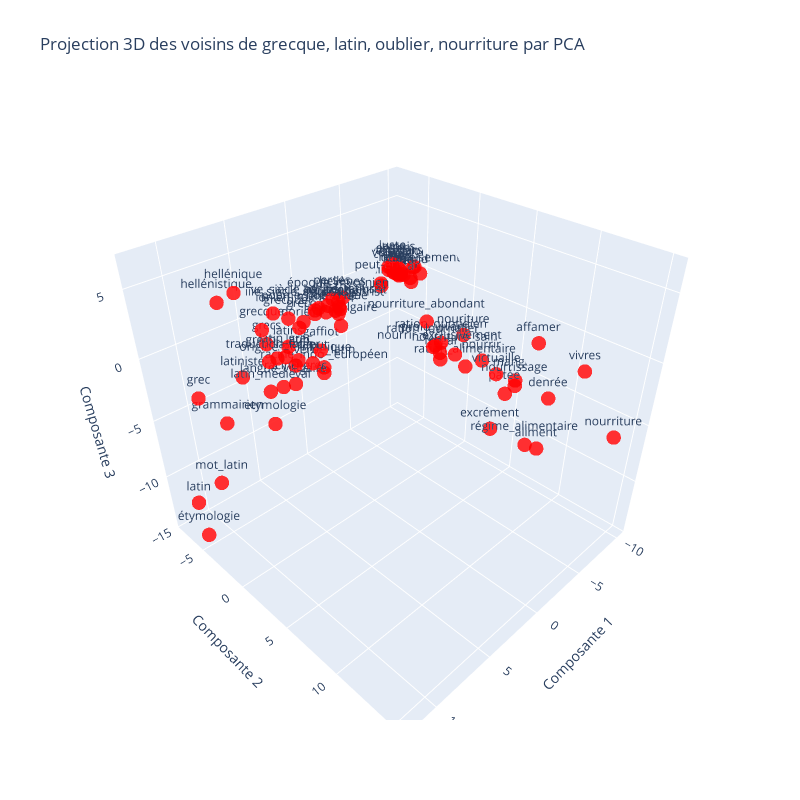

Source (notebook cell):
### Code cell
# Question 4c
display_dimred_neighbors(model, mots, n_components=3, topn=20, method='tsne', n_neighbors=10)

### Figure 1 — Plotly figure (JSON) as saved in the notebook; plotly's stock layout.template omitted (floating-point values rounded to 4 significant figures)
{"data": [{"marker": {"color": "rgba(255, 0, 0, 0.8)", "size": 5}, "mode": "markers+text", "text": ["dire", "excrément", "là", "nourrir", "jamais", "lui", "régime_alimentaire", "ne", "vouloir", "latin_médiéval", "ve_siècle_av_jésus-christ", "ionien", "achille_tatius", "grecquer", "proie_vivant", "iiie_siècle_av_jésus-christ", "hellénistique", "latiniser", "pâtée", "époque_mycénien", "etymologie", "affamer", "verbe_latin", "aliment", "car", "latiniste", "origine_germanique", "toujours", "nouriture", "penser", "ration_quotidien", "gréco-", "peut-être", "caput", "nourriture_abondant", "racine_indo-_européen", "vivres", "hellénique", "nourriture", "héraclée", "mais", "pas", "latin", "grecques", "perses", "quand", "juste", "greque", "victuaille", "nourrir_exclusivement", "tellement", "rien", "étymologie", "racine_grec", "grec", "dorien", "croire", "heureusement", "frugal", "poème_homérique", "sinon", "grecque", "ménandre", "hellènes", "clitophon", "ration_alimentaire", "denrée", "gréco-_latin", "gaffiot", "traduction_latin", "falloir", "oublier", "grecs", "mot_latin", "langue_vulgaire", "latin_grec", "grammairien", "latins", "nourriture_sain", "manger", "latin_vulgaire", "ration_journalier", "nourrissage"], "textposition": "top center", "type": "scatter3d", "x": [-8.389, -3.218, -8.443, -4.674, -8.564, -8.008, -2.186, -9.489, -8.226, 7.66, 4.582, 7.234, 2.889, 6.223, -1.026, 5.089, 10.38, 5.451, -4.973, 2.997, 7.372, -6.821, 3.405, -2.988, -8.568, 7.943, 5.293, -7.265, -3.825, -8.65, -1.427, 5.039, -7.057, 4.636, -0.8016, 4.1, -4.232, 9.949, -7.577, 3.812, -8.409, -9.801, 12.02, 3.527, 3.426, -9.026, -7.604, 2.617, -3.288, -1.104, -10.25, -9.642, 11.83, 5.772, 11.12, 5.647, -8.758, -8.402, -1.52, 4.267, -8.164, 7.731, 3.728, 2.452, 2.704, -1.92, -2.683, 6.638, 3.801, 7.534, -9.87, -6.967, 7.114, 10.74, 6.396, 6.69, 8.949, 6.222, -1.591, -9.844, 2.732, -0.2933, -2.16], "y": [-7.711, 8.337, -6.333, 6.083, -6.089, -5.376, 11.93, -6.681, -6.37, -1.294, 0.3563, -0.7176, 0.293, -0.6134, 5.035, 0.6448, -1.611, -1.023, 8.03, 0.3533, -1.643, 9.047, -0.995, 12.32, -4.492, -4.001, -1.611, -4.523, 5.044, -7.1, 5.177, -0.6842, -6.343, -0.5968, 4.445, -0.1437, 14.17, -0.3506, 15.21, 0.2853, -6.209, -6.562, -5.613, 0.6894, 0.3216, -5.03, -5.641, -0.1229, 8.393, 5.391, -5.762, -6.68, -5.431, -1.109, -4.48, -0.3511, -7.186, -3.377, 5.076, -0.4668, -5.438, -1.38, -0.01371, 0.1872, 0.154, 6.9, 12.88, -1.644, -0.7263, -1.275, -5.554, -4.014, -1.977, -4.124, -1.636, -0.6306, -5.225, -0.8961, 6.256, 5.401, 0.1942, 5.541, 10.72], "z": [-1.728, -5.186, -0.0946, -1.335, 0.5505, 0.1667, -4.036, -0.7198, 0.2949, -1.547, 3.959, 4.18, 3.429, 3.492, 0.9234, 4.099, 5.709, -0.01217, -3.287, 3.854, -4.462, 0.3618, -1.438, -4.57, -0.3527, -1.556, -0.7443, 1.159, 0.5837, 0.06901, 1.032, 2.784, -0.5999, -0.4058, 2.536, -1.199, 1.588, 6.627, -4.586, 3.829, -0.08498, -0.8425, -11.15, 3.52, 4.166, -0.3493, 1.102, 2.66, -0.7669, 0.4993, -0.02244, -0.5613, -14.37, -1.742, -1.945, 2.726, -0.2815, 0.7757, -0.3176, 3.129, 0.01466, 2.975, 3.218, 3.875, 3.13, -0.2414, -0.2245, 0.3697, 0.1678, 0.6738, 0.1365, 1.024, 1.495, -9.138, -1.932, 0.9301, -5.459, 1.383, 0.5262, -5.647, 1.943, 1.332, -0.06926]}], "layout": {"height": 800, "scene": {"xaxis": {"title": {"text": "Composante 1"}}, "yaxis": {"title": {"text": "Composante 2"}}, "zaxis": {"title": {"text": "Composante 3"}}}, "showlegend": false, "title": {"text": "Projection 3D des voisins de grecque, latin, oublier, nourriture par PCA"}, "width": 800}}
